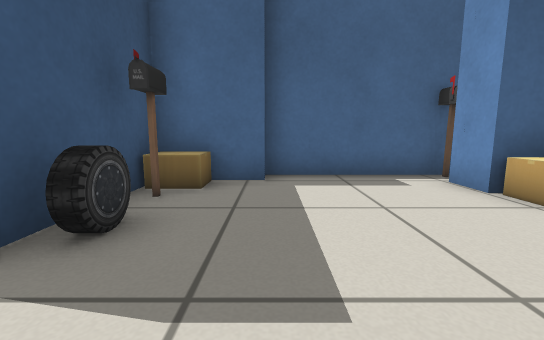
[1] (above)

19 first-person views from a walk through a robot-simulator world made for Gazebo. The camera is 0.5 m above the floor, tilts 8° down and sees 90° across. Floor lines are 1 m apart. The floor is counted in squares, 0.5 m on a side. Each view is taken from the middle of a square. On the plan, view 1 faces up. The plan holds only what a view shows up to about 11 squares ahead; the rest is blank. Some stock models are drawn as simple stand-ins.

[2]
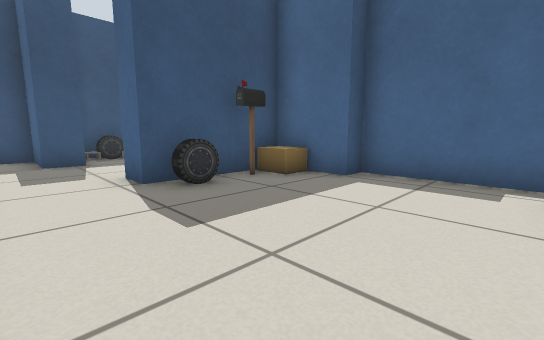

[3]
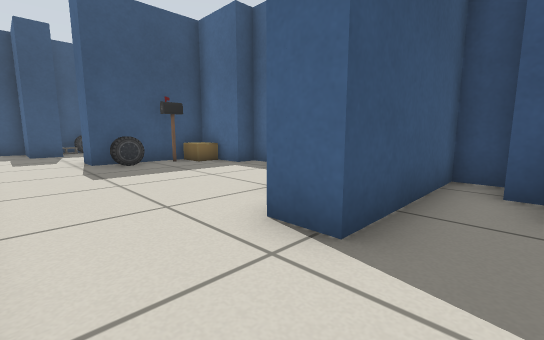

[4]
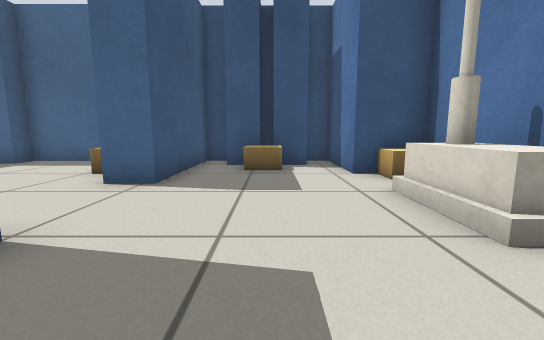

[5]
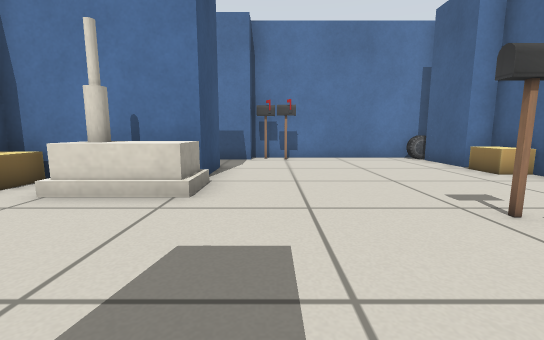

[6]
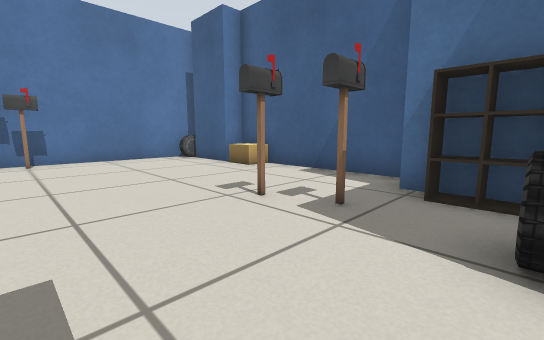

[7]
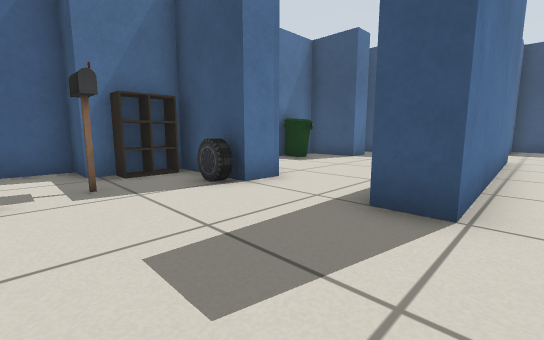

[8]
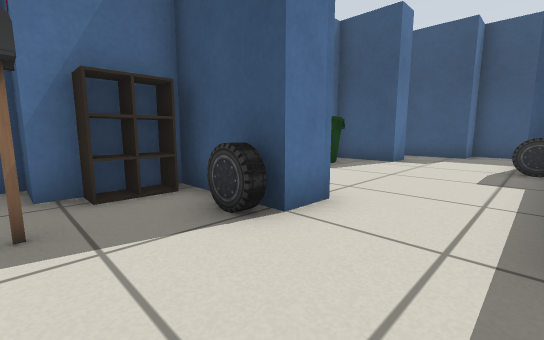

[9]
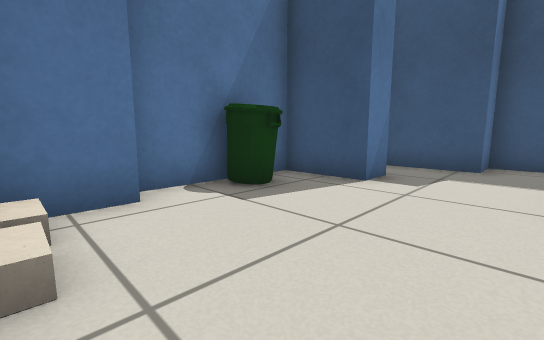

[10]
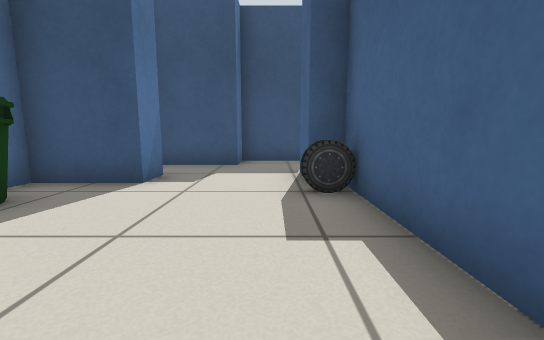

[11]
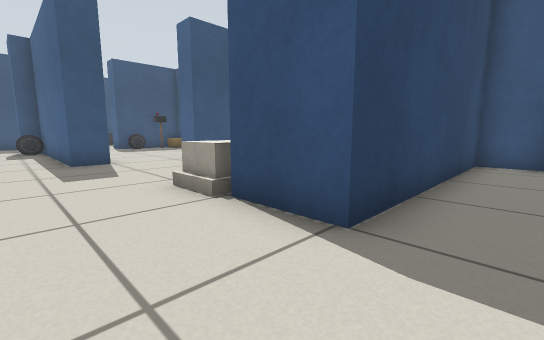

[12]
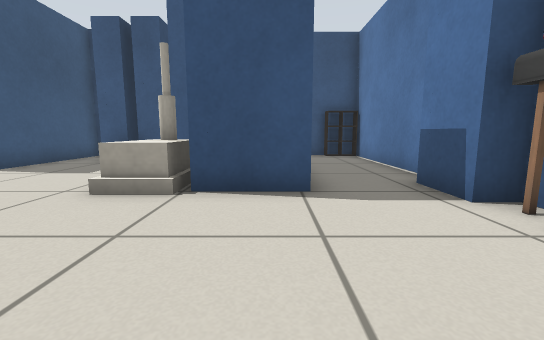

[13]
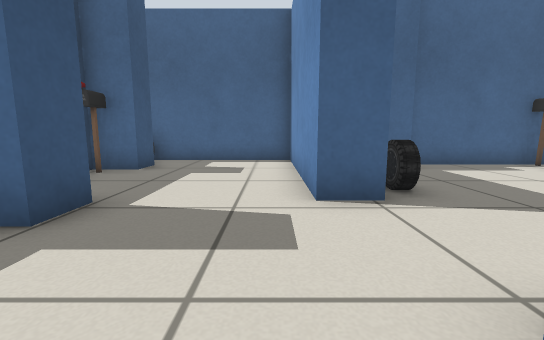

[14]
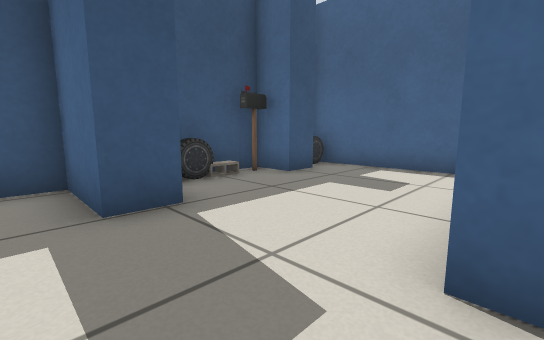

[15]
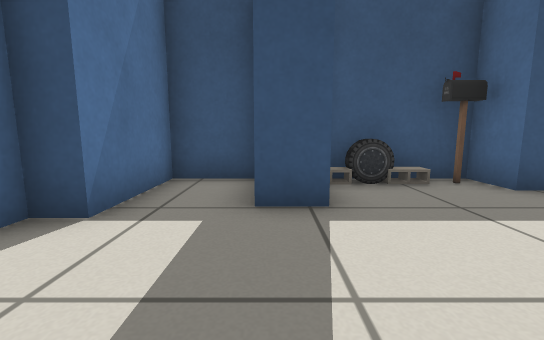

[16]
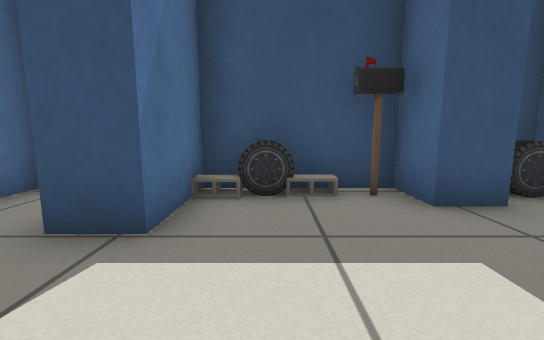

[17]
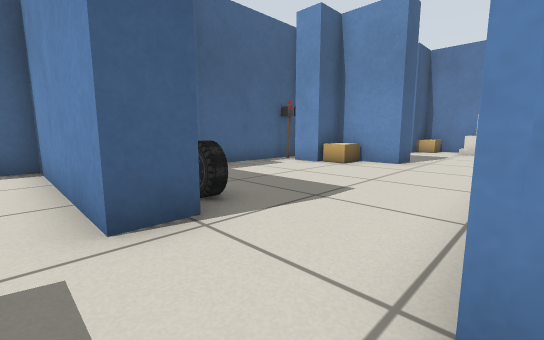

[18]
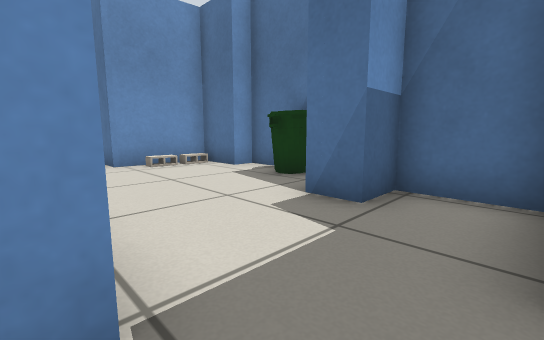

[19]
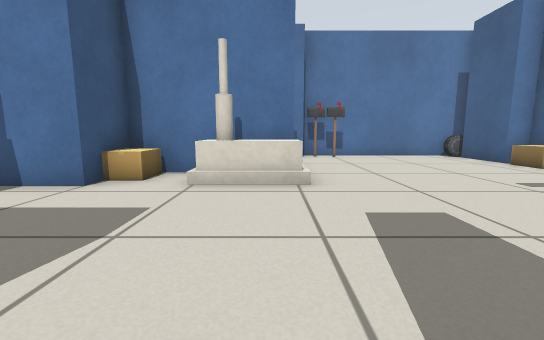

### Floor plan
Points are (right, up) in squares from view 1. A wall is a line through its corners. A room is listed if a view was taken in it or the views show most of it. See-through windows are left out.
Room 1 (views 1, 2, 14, 15)
walls: (-2.3, 2.5) (-2.3, 1.9) (-3.4, 1.9); (-2.7, -0.8) (4.5, -0.6); (3.6, 4.4) (3.6, 5.4); (4.8, 2.2) (4.8, 4.4); (4.6, 6.3) (-0.1, 6.3) (-0.1, 5.6) (-2.4, 5.6); (-6.6, 1.8) (-6.6, 0.8) (-8.8, 0.8) (-8.8, -1.1) (-6.1, -1.1); (-6.1, -1.8) (-5.6, -1.8)
ways out: opening at (5, 1) to room 2; opening at (-4, -1.5) to room 4; opening at (-5, 2) to room 5
objects: car (-2, 3); postbox (-2, 4); cardboard box (-2, 5) to (-1, 5); cardboard box (4, 4); postbox (4, 6)
Room 2 (views 3, 4, 5, 6, 7, 8, 11, 12, 19)
walls: (5.7, -0.6) (5.7, -1); (16.5, 1.5) (16.5, 6.3); (5.5, -4.2) (5.5, -6.9) (7.7, -6.9) (7.7, -8.1) (13.6, -8.1) (13.6, -7.4) (15.8, -7.4); (9.1, 5.2) (8, 5.2); (4.5, -0.6) (5.5, -0.6) (5.5, -1.6); (7.7, 5.2) (6.6, 5.2); (6.6, 6.3) (5.7, 6.3) (5.7, 2.2) (4.8, 2.2); (15.1, 6.7) (13.6, 6.7) (13.6, -0.5) (11.6, -0.5) (11.6, 3.5) (9.9, 3.5) (9.9, 6); (16.5, -8) (16.5, -1.2) (15.8, -1.2) (15.8, 0.4)
low walls: (6.6, -6.2) (6.6, -7); (7.1, -7) (7.1, -6.2); (6, -6.2) (6, -7); (5.9, -6.3) (7.2, -6.3) (7.2, -7); (6.5, -7) (6.5, -6.2); (16.5, 6.3) (15.2, 6.3)
ways out: opening at (5, 1) to room 1; opening at (5, -3) to room 3
objects: car (6, -5); postbox (8, -5); cardboard box (8, 4); postbox (9, -5); house (10, 0) to (11, 1); cardboard box (11, 3); cardboard box (13, -8); car (16, -7); postbox (16, -3); postbox (16, -2)
Room 3 (views 9, 10)
walls: (-1.4, -2.3) (-2.7, -2.3); (-2.3, -5.5) (-1.3, -5.5) (-1.3, -7.7) (2.6, -7.7) (2.6, -6.9) (4.4, -6.9) (4.5, -4.2) (5.5, -4.2); (5.5, -1.6) (-0.2, -1.6)
ways out: opening at (5, -3) to room 2; opening at (-2, -4) to room 4
objects: car (-1, -2); bin (0, -7) to (1, -7); cinder block (4, -6); cinder block (4, -5)
Room 4 (views 13, 17, 18)
walls: (-5.4, -2) (-5.4, -4) (-4.2, -4) (-4.2, -6.4); (-6.1, -1.1) (-6.1, -1.8); (-4.1, -6.7) (-2.3, -6.7) (-2.3, -5.5)
low walls: (-2.7, -2.3) (-2.7, -0.8)
ways out: opening at (-4, -1.5) to room 1; opening at (-2, -4) to room 3
Room 5 (view 16)
walls: (-7.6, 6.2) (-7.6, 5.4); (-8.8, 5.2) (-8.8, 1.8) (-6.6, 1.8); (-3.4, 1.9) (-3.4, 7.6) (-8.8, 7.6) (-8.8, 7.1)
ways out: opening at (-5, 2) to room 1
objects: cinder block (-8, 2); cinder block (-8, 3); postbox (-8, 5); car (-8, 7); car (-7, 3)

Positions as (right, up) in squares from view 1, and headings:
1: (0, 0), facing up
2: (3, 0), facing up-left
3: (7, 0), facing up-left
4: (8, -3), facing up
5: (6, -2), facing right
6: (6, -2), facing down-right
7: (9, 0), facing down-left
8: (8, -2), facing down-left
9: (4, -3), facing down-left
10: (4, -3), facing left
11: (15, -3), facing up-left
12: (13, -5), facing up
13: (-4, -2), facing up
14: (-3, 0), facing up-left
15: (-3, 1), facing left
16: (-4, 3), facing left
17: (-4, -1), facing up-right
18: (-4, -2), facing down-right
19: (5, 0), facing right
